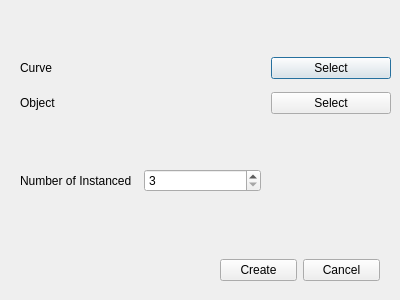
<?xml version="1.0" encoding="UTF-8"?>
<ui version="4.0">
 <class>CurveInstanceWindow</class>
 <widget class="QDialog" name="CurveInstanceWindow">
  <property name="geometry">
   <rect>
    <x>0</x>
    <y>0</y>
    <width>400</width>
    <height>300</height>
   </rect>
  </property>
  <property name="windowTitle">
   <string>Dialog</string>
  </property>
  <widget class="QWidget" name="gridLayoutWidget">
   <property name="geometry">
    <rect>
     <x>20</x>
     <y>50</y>
     <width>371</width>
     <height>71</height>
    </rect>
   </property>
   <layout class="QGridLayout" name="gridLayout">
    <item row="0" column="0">
     <widget class="QLabel" name="label">
      <property name="text">
       <string>Curve</string>
      </property>
     </widget>
    </item>
    <item row="0" column="2">
     <widget class="QPushButton" name="SelectCurveBN">
      <property name="text">
       <string>Select</string>
      </property>
     </widget>
    </item>
    <item row="0" column="1">
     <widget class="QLabel" name="Curve_Name">
      <property name="text">
       <string/>
      </property>
     </widget>
    </item>
    <item row="1" column="0">
     <widget class="QLabel" name="label_3">
      <property name="text">
       <string>Object</string>
      </property>
     </widget>
    </item>
    <item row="1" column="1">
     <widget class="QLabel" name="ObjectName">
      <property name="text">
       <string/>
      </property>
     </widget>
    </item>
    <item row="1" column="2">
     <widget class="QPushButton" name="SelectObjectBN">
      <property name="text">
       <string>Select</string>
      </property>
     </widget>
    </item>
   </layout>
  </widget>
  <widget class="QWidget" name="gridLayoutWidget_2">
   <property name="geometry">
    <rect>
     <x>20</x>
     <y>160</y>
     <width>241</width>
     <height>41</height>
    </rect>
   </property>
   <layout class="QGridLayout" name="gridLayout_2">
    <item row="0" column="0">
     <widget class="QLabel" name="label_5">
      <property name="text">
       <string>Number of Instanced</string>
      </property>
     </widget>
    </item>
    <item row="0" column="1">
     <widget class="QSpinBox" name="InstanceNumberSpinBox">
      <property name="minimum">
       <number>3</number>
      </property>
     </widget>
    </item>
   </layout>
  </widget>
  <widget class="QWidget" name="horizontalLayoutWidget">
   <property name="geometry">
    <rect>
     <x>220</x>
     <y>250</y>
     <width>160</width>
     <height>41</height>
    </rect>
   </property>
   <layout class="QHBoxLayout" name="horizontalLayout">
    <item>
     <widget class="QPushButton" name="Create_BN">
      <property name="text">
       <string>Create</string>
      </property>
     </widget>
    </item>
    <item>
     <widget class="QPushButton" name="Cancel_BN">
      <property name="text">
       <string>Cancel</string>
      </property>
     </widget>
    </item>
   </layout>
  </widget>
 </widget>
 <resources/>
 <connections/>
</ui>
